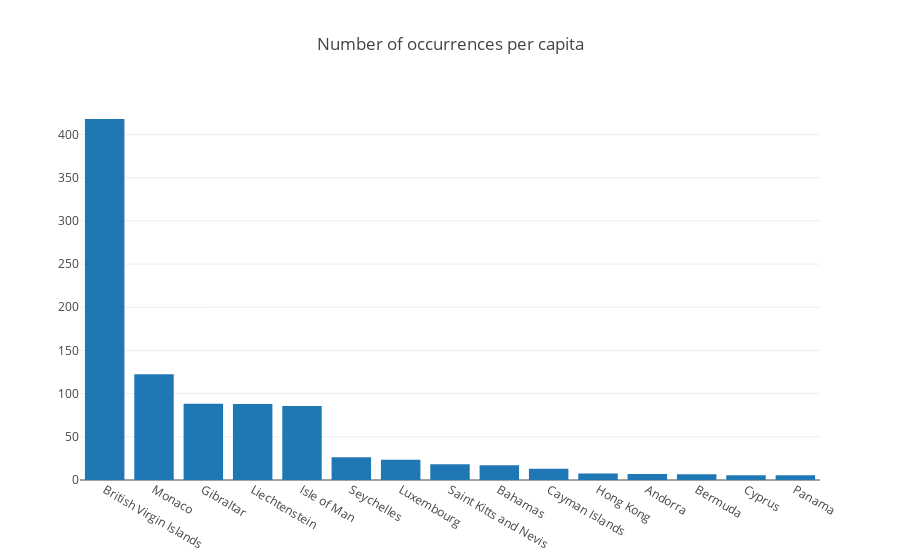

Here is the notebook cell this chart was saved with:
### Markdown cell above
There are a few countries that clearly standout, but let us just look at the top 5: Hong Kong, Switzerland, China, Panama and United Kingdom.

The first two are more or less expected. According to many reports, Hong Kong is often used by Chinese Businessmen to hide their money, and given the size of the Chinese population and their position the ranking, this is somewhat expected. Along the same line, Switzerland is known for its banks and banking secrecy, and was historically used by the rich and famous to avoid paying taxes. So again, this result was predictable.

China appears as well, and this is more or less expected due to their population size and levels of corruption.

The last two are the most interesting. Panama is generally perceived as a tax haven, but still not anywhere the level other more known tax havens such as Cayman Islands or Luxembourg. But their presence in this top 5 is easily explained by the fact Mossack Fonseca, the company responsible for creating the majority of the shell companies used in this scandal, was a Panamese company. But it also had large links with the UK and other Commonwealth regions, which explains the UK high position as well.

Other then this specific examples, we seem to see a combination of very populated countries and tax havens. But of course, it's expected that more populated countries will have a larger number of occurrences. So we will now look at the occurrences to population ratio:

### Code cell
sorted_data = pp_total_country_normalized[['countries','counts_normalized_population']].sort_values('counts_normalized_population', ascending=False).head(15)

data = [go.Bar(
            x=sorted_data['countries'],
            y=sorted_data['counts_normalized_population'],
    )]


layout = go.Layout(
    title='Number of occurrences per capita',
)

fig = go.Figure(data=data, layout=layout)
iplot(fig, filename='../TrovatelliT.github.io/ressources/bar_occurrences_per_hab')
plot(fig, filename='../TrovatelliT.github.io/ressources/bar_occurrences_per_hab', auto_open=False)

### Figure 1 — Plotly figure (JSON) as saved in the notebook; plotly's stock layout.template omitted (floating-point values rounded to 4 significant figures)
{"data": [{"type": "bar", "uid": "68d0456e-a243-47c9-961e-0d0e1ff0fd1f", "x": ["British Virgin Islands", "Monaco", "Gibraltar", "Liechtenstein", "Isle of Man", "Seychelles", "Luxembourg", "Saint Kitts and Nevis", "Bahamas", "Cayman Islands", "Hong Kong", "Andorra", "Bermuda", "Cyprus", "Panama"], "y": [418.0, 122.5, 88.17, 87.97, 85.81, 26.22, 23.34, 18.18, 17.09, 13.0, 7.397, 7.069, 6.678, 5.558, 5.49]}], "layout": {"title": "Number of occurrences per capita"}}
